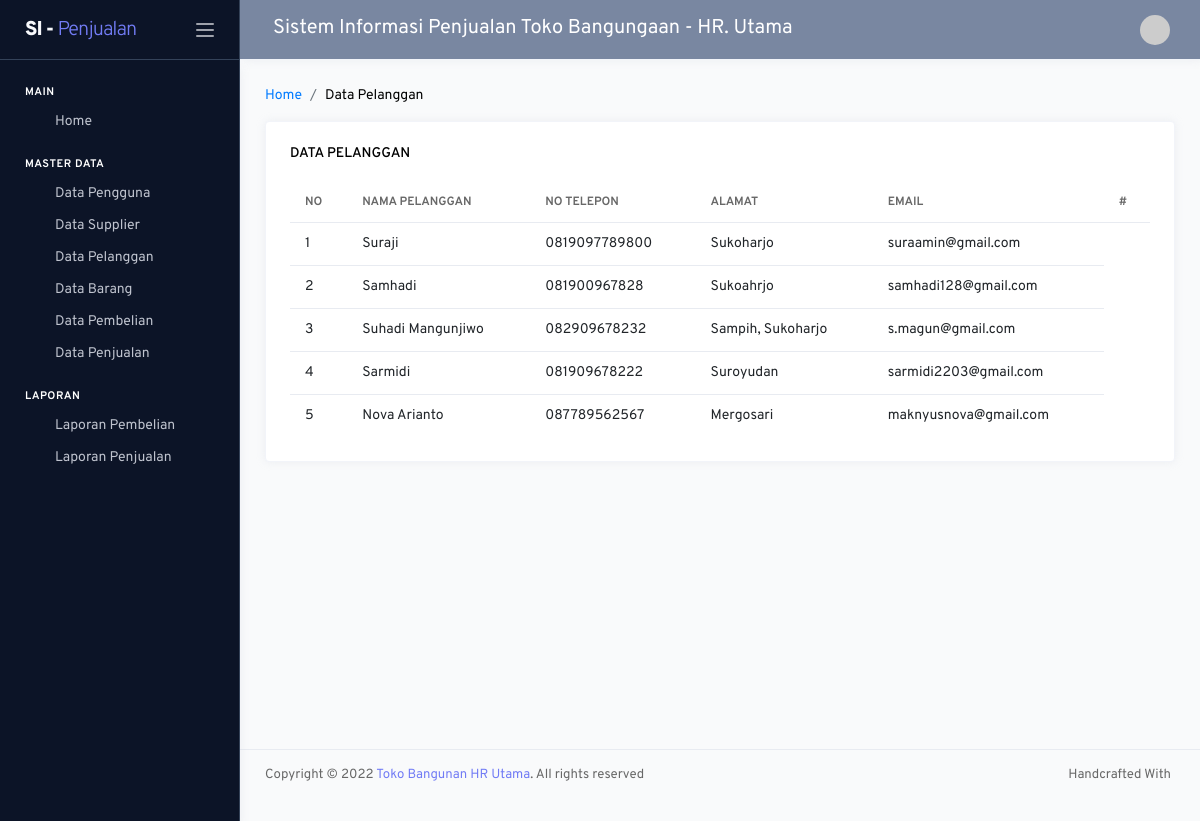
Screenshot of /pemilik/index.php?hal=pelanggan/data with the database file from the repository.
### tables this page shows
CREATE TABLE `tb_pelanggan` (
  `idpelanggan` int(11) NOT NULL,
  `namapelanggan` varchar(50) DEFAULT NULL,
  `notelepon` varchar(15) DEFAULT NULL,
  `alamat` varchar(100) DEFAULT NULL,
  `email` varchar(100) DEFAULT NULL
);

### setting/crud.php (called while the page is built, shortened)
<?php
 function _dataGetAll ($mysqli,$sql){
  $hasil=array();
  $result = $mysqli->query($sql);
  $num_results = $result->num_rows;
  if($num_results > 0){
    while ($data=mysqli_fetch_assoc($result)) {
      array_push($hasil,$data);
    }
  }
  return $hasil;
}
?>

### pemilik/modul/pelanggan/data.php (the view)
<nav class="page-breadcrumb">
    <ol class="breadcrumb">
       <li class="breadcrumb-item"><a href="?hal=dashboard">Home</a></li>
        <li class="breadcrumb-item" aria-current="page">Data Pelanggan</li>
    </ol>
</nav>
<div class="row">
    <div class="col-md-12 grid-margin stretch-card">
        <div class="card">
            <div class="card-body">
               <h6 class="card-title">Data Pelanggan
                </h6>
                <div class="table-responsive">
                    <table id="dataTableExample" class="table">
                        <thead>
                            <tr>
                                <th>No</th>
                                <th>Nama Pelanggan</th>
                                <th>No Telepon</th>
                                <th>Alamat</th>
                                <th>Email</th>
                                <th>#</th>
                            </tr>
                        </thead>
                        <tbody>
                            <?php
                            $no = 0;
                            $sql = "SELECT * FROM tb_pelanggan";
                            foreach (_dataGetAll($mysqli, $sql) as $key => $value) :
                                extract($value);
                            ?>
                                <tr>
                                    <td><?= $no += 1 ?></td>
                                    <td><?= $namapelanggan ?></td>
                                    <td><?= $notelepon ?></td>
                                    <td><?= $alamat ?></td>
                                    <td><?= $email ?></td>
                                </tr>
                            <?php endforeach; ?>
                        </tbody>
                    </table>
                </div>
            </div>
        </div>
    </div>
</div>

### rows the page displays
tb_pelanggan: no "1", namapelanggan "Suraji", notelepon "0819097789800", alamat "Sukoharjo", email "suraamin@gmail.com"
tb_pelanggan: no "2", namapelanggan "Samhadi", notelepon "081900967828", alamat "Sukoahrjo", email "samhadi128@gmail.com"
tb_pelanggan: no "3", namapelanggan "Suhadi Mangunjiwo", notelepon "082909678232", alamat "Sampih, Sukoharjo", email "s.magun@gmail.com"
tb_pelanggan: no "4", namapelanggan "Sarmidi", notelepon "081909678222", alamat "Suroyudan", email "sarmidi2203@gmail.com"
tb_pelanggan: no "5", namapelanggan "Nova Arianto", notelepon "087789562567", alamat "Mergosari", email "maknyusnova@gmail.com"

### other values shown
nav "SI - Penjualan"
judul "Sistem Informasi Penjualan Toko Bangungaan - HR. Utama"
